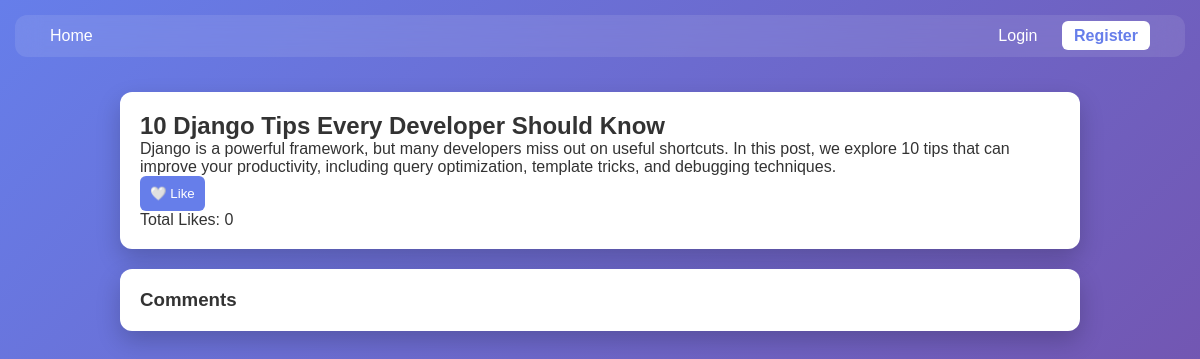
The page /blog/detail/1/ on the database its author committed.
### blog/models.py (models this page shows, shortened)
class Post(models.Model):
    author = models.ForeignKey(User, on_delete=models.CASCADE)
    title = models.CharField(max_length=255)
    content = models.TextField()
    cover_image = models.ImageField(upload_to='blog_images/', null=True, blank=True)
    category = models.ForeignKey(Category, on_delete=models.SET_NULL, null=True)
    tags = models.ManyToManyField(Tag, blank=True)
    created_at = models.DateTimeField(auto_now_add=True)
    updated_at = models.DateTimeField(auto_now=True)

### blog/views.py (the view)
# urls.py: path('detail/<int:id>/', blog_detail, name='blog_detail'),
def blog_detail(request, id):
    blog = get_object_or_404(Post, id=id)
    comments = Comment.objects.filter(post=blog).order_by('-created_at')
    likes_count = Like.objects.filter(post=blog).count()
    liked = False
    if request.user.is_authenticated:
        liked = Like.objects.filter(user=request.user, post=blog).exists()
    form = CommentForm()
    return render(request, 'blog/blog_detail.html', {
        'blog': blog,
        'comments': comments,
        'likes_count': likes_count,
        'liked': liked,
        'form': form
    })

### templates/blog/blog_detail.html (shortened to what this page needs)
{% extends 'base.html' %}
{% block content %}
<div class="card">
    <h2>{{ blog.title }}</h2>
    <p>{{ blog.content }}</p>
    <form method="post" action="{% url 'toggle_like' blog.id %}">
        <button>
            {% if liked %}❤️ Unlike{% else %}🤍 Like{% endif %}
        </button>
    </form>
    <p>Total Likes: {{ likes_count }}</p>
</div>
<div class="card">
    <h3>Comments</h3>
</div>
{% endblock %}

### templates/base.html (style rules this page uses)
* { margin: 0; padding: 0; box-sizing: border-box; font-family: Arial, sans-serif; }
body { min-height: 100vh; background: linear-gradient(135deg, #667eea, #764ba2); color: #333; }
.card { background: white; padding: 20px; border-radius: 12px; box-shadow: 0 10px 25px rgba(0, 0, 0, 0.2); margin-bottom: 20px; transition: 0.3s; }
button { background: #667eea; color: white; border: none; padding: 10px; border-radius: 6px; cursor: pointer; transition: 0.3s; }

### rows shown on the page
Post: title "10 Django Tips Every Developer Should Know", content "Django is a powerful framework, but many developers miss out on useful shortcuts. In this post, we explore 10 tips that can improve your productivity, including query optimization, template tricks, and debugging techniques."

### other values the page prints
{{ likes_count }} "0"
